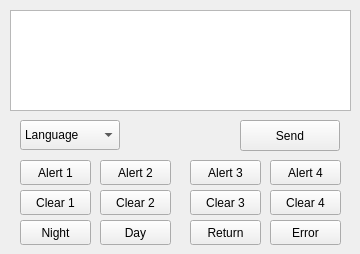
      <widget class="QWidget" name="message_2">
       <attribute name="title">
        <string>Message</string>
       </attribute>
       <widget class="QTextEdit" name="msgTextEdit_2">
        <property name="geometry">
         <rect>
          <x>10</x>
          <y>10</y>
          <width>341</width>
          <height>101</height>
         </rect>
        </property>
       </widget>
       <widget class="QPushButton" name="sendMsgBtn_2">
        <property name="geometry">
         <rect>
          <x>240</x>
          <y>120</y>
          <width>100</width>
          <height>31</height>
         </rect>
        </property>
        <property name="text">
         <string>Send</string>
        </property>
       </widget>
       <widget class="QComboBox" name="comboBox_2">
        <property name="geometry">
         <rect>
          <x>20</x>
          <y>120</y>
          <width>100</width>
          <height>30</height>
         </rect>
        </property>
        <item>
         <property name="text">
          <string>Language</string>
         </property>
        </item>
        <item>
         <property name="text">
          <string>Hindi</string>
         </property>
        </item>
        <item>
         <property name="text">
          <string>English</string>
         </property>
        </item>
        <item>
         <property name="text">
          <string>Bangla</string>
         </property>
        </item>
        <item>
         <property name="text">
          <string>Gujarati</string>
         </property>
        </item>
        <item>
         <property name="text">
          <string>Odia</string>
         </property>
        </item>
        <item>
         <property name="text">
          <string>Punjabi</string>
         </property>
        </item>
        <item>
         <property name="text">
          <string>Tamil</string>
         </property>
        </item>
        <item>
         <property name="text">
          <string>Telugu</string>
         </property>
        </item>
        <item>
         <property name="text">
          <string>Urdu</string>
         </property>
        </item>
        <item>
         <property name="text">
          <string>Kannada</string>
         </property>
        </item>
        <item>
         <property name="text">
          <string>Malayalam</string>
         </property>
        </item>
       </widget>
       <widget class="QPushButton" name="pushButton_10">
        <property name="geometry">
         <rect>
          <x>20</x>
          <y>160</y>
          <width>71</width>
          <height>25</height>
         </rect>
        </property>
        <property name="text">
         <string>Alert 1</string>
        </property>
       </widget>
       <widget class="QPushButton" name="alertBtn2">
        <property name="geometry">
         <rect>
          <x>100</x>
          <y>160</y>
          <width>71</width>
          <height>25</height>
         </rect>
        </property>
        <property name="text">
         <string>Alert 2</string>
        </property>
       </widget>
       <widget class="QPushButton" name="pushButton_12">
        <property name="geometry">
         <rect>
          <x>190</x>
          <y>160</y>
          <width>71</width>
          <height>25</height>
         </rect>
        </property>
        <property name="text">
         <string>Alert 3</string>
        </property>
       </widget>
       <widget class="QPushButton" name="alertBtn4">
        <property name="geometry">
         <rect>
          <x>270</x>
          <y>160</y>
          <width>71</width>
          <height>25</height>
         </rect>
        </property>
        <property name="text">
         <string>Alert 4</string>
        </property>
       </widget>
       <widget class="QPushButton" name="errorBtn">
        <property name="geometry">
         <rect>
          <x>270</x>
          <y>220</y>
          <width>71</width>
          <height>25</height>
         </rect>
        </property>
        <property name="text">
         <string>Error</string>
        </property>
       </widget>
       <widget class="QPushButton" name="clearbtn1">
        <property name="geometry">
         <rect>
          <x>20</x>
          <y>190</y>
          <width>71</width>
          <height>25</height>
         </rect>
        </property>
        <property name="text">
         <string>Clear 1</string>
        </property>
       </widget>
       <widget class="QPushButton" name="clearBtn3">
        <property name="geometry">
         <rect>
          <x>190</x>
          <y>190</y>
          <width>71</width>
          <height>25</height>
         </rect>
        </property>
        <property name="text">
         <string>Clear 3</string>
        </property>
       </widget>
       <widget class="QPushButton" name="clearBtn2">
        <property name="geometry">
         <rect>
          <x>100</x>
          <y>190</y>
          <width>71</width>
          <height>25</height>
         </rect>
        </property>
        <property name="text">
         <string>Clear 2</string>
        </property>
       </widget>
       <widget class="QPushButton" name="nightModeBtn">
        <property name="geometry">
         <rect>
          <x>20</x>
          <y>220</y>
          <width>71</width>
          <height>25</height>
         </rect>
        </property>
        <property name="text">
         <string>Night</string>
        </property>
       </widget>
       <widget class="QPushButton" name="DayModeBtn">
        <property name="geometry">
         <rect>
          <x>100</x>
          <y>220</y>
          <width>71</width>
          <height>25</height>
         </rect>
        </property>
        <property name="text">
         <string>Day</string>
        </property>
       </widget>
       <widget class="QPushButton" name="returnBtn">
        <property name="geometry">
         <rect>
          <x>190</x>
          <y>220</y>
          <width>71</width>
          <height>25</height>
         </rect>
        </property>
        <property name="text">
         <string>Return</string>
        </property>
       </widget>
       <widget class="QPushButton" name="pushButton_11">
        <property name="geometry">
         <rect>
          <x>270</x>
          <y>190</y>
          <width>71</width>
          <height>25</height>
         </rect>
        </property>
        <property name="text">
         <string>Clear 4</string>
        </property>
       </widget>
      </widget>
